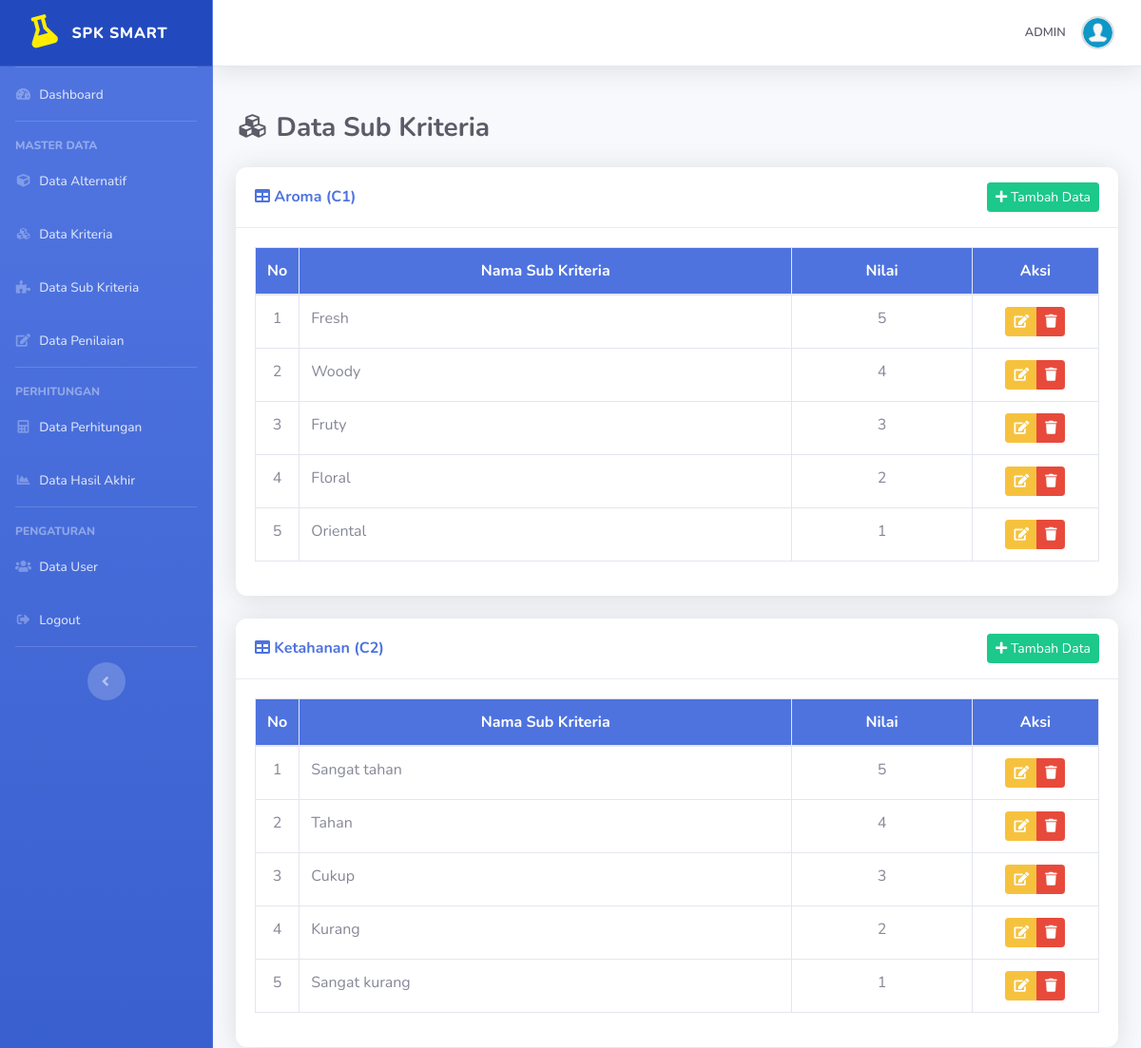
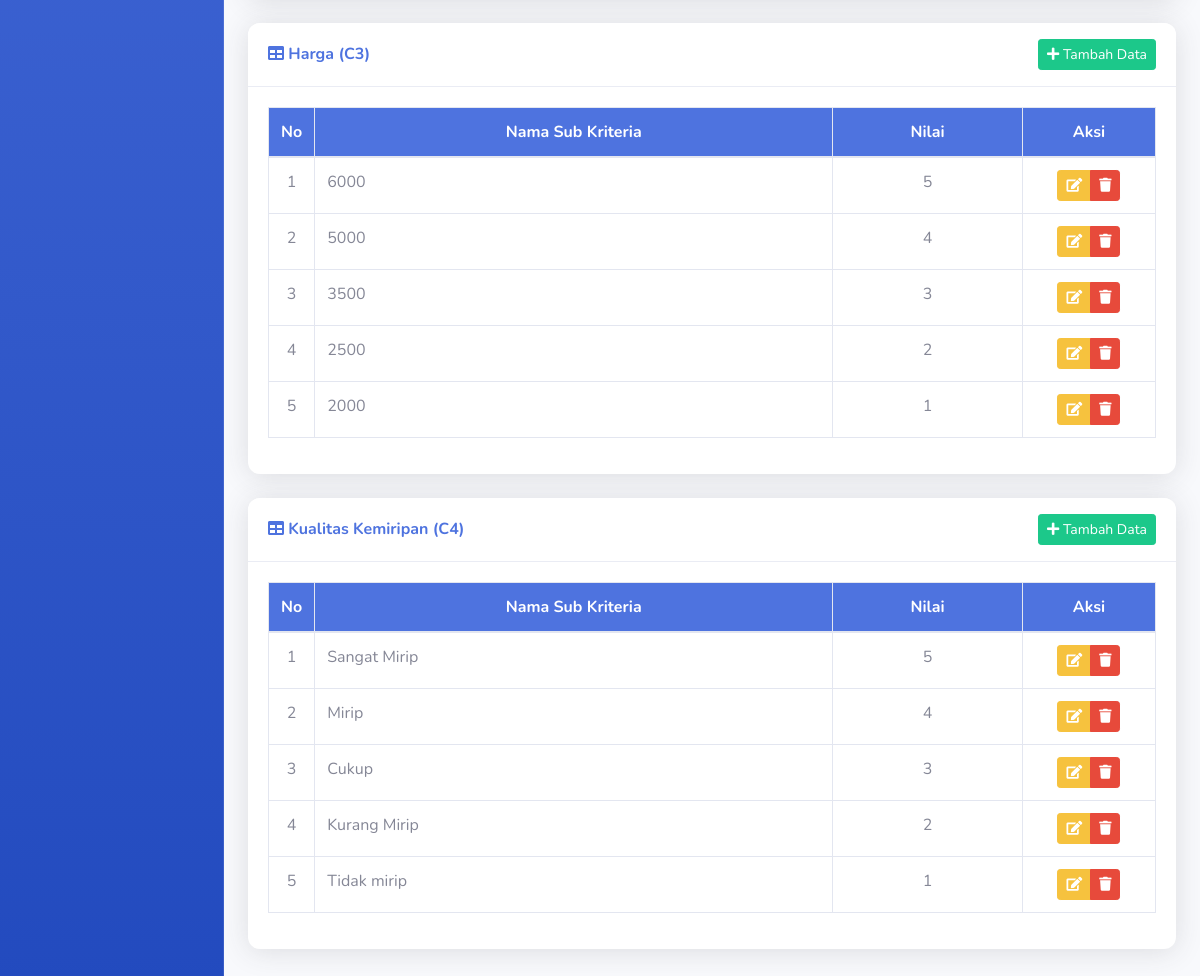
Page /list-sub-kriteria.php (signed in) on the committed database (2 pictures, top to bottom).
### tables this page shows
CREATE TABLE `kriteria` (
  `id_kriteria` int(11) NOT NULL,
  `kode_kriteria` varchar(10) NOT NULL,
  `nama` varchar(50) NOT NULL,
  `type` enum('Benefit','Cost') NOT NULL,
  `bobot` float NOT NULL,
  `ada_pilihan` tinyint(1) DEFAULT NULL
);

CREATE TABLE `sub_kriteria` (
  `id_sub_kriteria` int(11) NOT NULL,
  `id_kriteria` int(11) NOT NULL,
  `nama` varchar(30) NOT NULL,
  `nilai` float NOT NULL
);

### list-sub-kriteria.php (the view, shortened to what this page needs)
<?php
require_once('template/header.php');
?>
<div class="d-sm-flex align-items-center justify-content-between mb-4">
    <h1 class="h3 mb-0 text-gray-800"><i class="fas fa-fw fa-cubes"></i> Data Sub Kriteria</h1>
</div>
<?php
$query = mysqli_query($koneksi,"SELECT * FROM kriteria WHERE ada_pilihan='1' ORDER BY kode_kriteria ASC");
$cek = mysqli_num_rows($query);
if($cek <= 0) {
?>
<div class="card shadow mb-4">
    <div class="card-header py-3">
        <h6 class="m-0 font-weight-bold text-primary"><i class="fa fa-table"></i> Daftar Data Sub Kriteria</h6>
    </div>
    <div class="card-body">
		<div class="alert alert-info">
			Cara penilaian pada kriteria berjenis input langsung semua.
		</div>
	</div>
</div>
<?php
}else{
	while($data = mysqli_fetch_array($query)){
?>
<div class="card shadow mb-4">
    <div class="card-header py-3">
        <div class="d-sm-flex align-items-center justify-content-between">
			<h6 class="m-0 font-weight-bold text-primary"><i class="fa fa-table"></i> <?= $data['nama']." (".$data['kode_kriteria'].")" ?></h6>
			<a href="#tambah<?= $data['id_kriteria']; ?>" data-toggle="modal" class="btn btn-sm btn-success"> <i class="fa fa-plus"></i> Tambah Data </a>
		</div>
    </div>
    <div class="card-body">
		<div class="table-responsive">
			<table class="table table-bordered" width="100%" cellspacing="0">
				<thead class="bg-primary text-white">
					<tr align="center">
						<th width="5%">No</th>
						<th>Nama Sub Kriteria</th>
						<th>Nilai</th>
						<th width="15%">Aksi</th>
					</tr>
				</thead>
				<tbody>
					<?php
						$no=1;
						$id_kriteria = $data['id_kriteria'];
						$q = mysqli_query($koneksi,"SELECT * FROM sub_kriteria WHERE id_kriteria = '$id_kriteria' ORDER BY nilai DESC");
						while($d = mysqli_fetch_array($q)){
					?>
					<tr align="center">
						<td><?=$no ?></td>
						<td align="left"><?= $d['nama'] ?></td>
						<td><?= $d['nilai'] ?></td>
						<td>
							<div class="btn-group" role="group">
								<a data-toggle="modal" title="Edit Data" href="#editsk<?= $d['id_sub_kriteria'] ?>" class="btn btn-warning btn-sm"><i class="fa fa-edit"></i></a>
								<a  data-toggle="tooltip" data-placement="bottom" title="Hapus Data" href="hapus-sub-kriteria.php?id=<?php echo $d['id_sub_kriteria']; ?>" onclick="return confirm ('Apakah anda yakin untuk meghapus data ini')" class="btn btn-danger btn-sm"><i class="fa fa-trash"></i></a>
							</div>
						</td>
					</tr>
                <?php
					$no++;
					}
				?>
				</tbody>
			</table>
		</div>
	</div>
</div>
<?php
}
}
require_once('template/footer.php');
?>

### admin-custom.css (style rules this page uses)
body { font-family: 'Nunito', sans-serif; color: #5a5c69; }
.h3.mb-0.text-gray-800 { color: #4e73df; font-weight: 700; }
.card { border-radius: 0.75rem; border: none; box-shadow: 0 0.15rem 1.75rem 0 rgba(58, 59, 69, 0.05); }
.card-header { background-color: #fff; border-bottom: 1px solid #eaecf4; color: #4e73df; font-weight: 700; border-radius: 0.75rem 0.75rem 0 0 !important; }

### template/header.php (style rules this page uses)
body { font-family: 'Nunito', sans-serif; color: #5a5c69; }
.h3.mb-0.text-gray-800 { color: #4e73df; font-weight: 700; }
.card { border-radius: 0.75rem; border: none; box-shadow: 0 0.15rem 1.75rem 0 rgba(58, 59, 69, 0.05); }
.card-header { background-color: #fff; border-bottom: 1px solid #eaecf4; color: #4e73df; font-weight: 700; border-radius: 0.75rem 0.75rem 0 0 !important; }

### rows in the picture
kriteria: nama "Aroma", kode_kriteria "C1"
sub_kriteria: nama "Fresh", nilai "5"
sub_kriteria: nama "Woody", nilai "4"
sub_kriteria: nama "Fruty", nilai "3"
sub_kriteria: nama "Floral", nilai "2"
sub_kriteria: nama "Oriental", nilai "1"
kriteria: nama "Ketahanan", kode_kriteria "C2"
sub_kriteria: nama "Sangat tahan", nilai "5"
sub_kriteria: nama "Tahan", nilai "4"
sub_kriteria: nama "Cukup", nilai "3"
sub_kriteria: nama "Kurang", nilai "2"
sub_kriteria: nama "Sangat kurang", nilai "1"
kriteria: nama "Harga", kode_kriteria "C3"
sub_kriteria: nama "6000", nilai "5"
sub_kriteria: nama "5000", nilai "4"
sub_kriteria: nama "3500", nilai "3"
sub_kriteria: nama "2500", nilai "2"
sub_kriteria: nama "2000", nilai "1"
kriteria: nama "Kualitas Kemiripan", kode_kriteria "C4"
sub_kriteria: nama "Sangat Mirip", nilai "5"
sub_kriteria: nama "Mirip", nilai "4"
sub_kriteria: nama "Cukup", nilai "3"
sub_kriteria: nama "Kurang Mirip", nilai "2"
sub_kriteria: nama "Tidak mirip", nilai "1"

### other values in the picture
$_SESSION['username'] "ADMIN"
